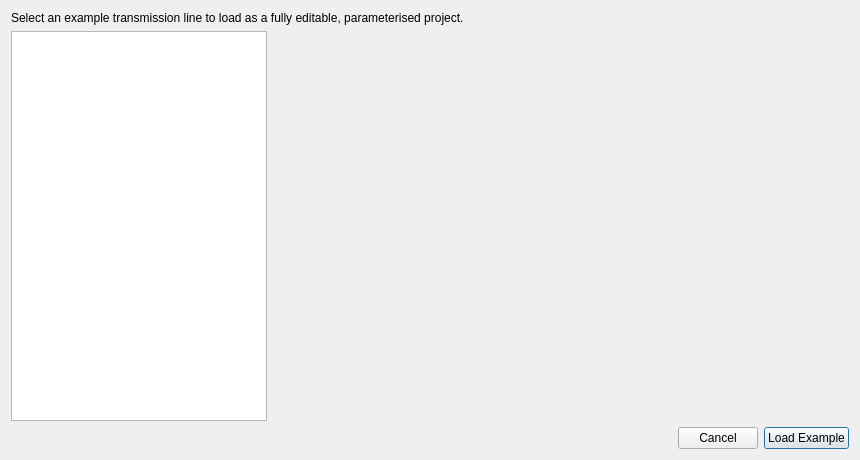
<?xml version="1.0" encoding="UTF-8"?>
<ui version="4.0">
 <class>ExampleBrowserDialog</class>
 <widget class="QDialog" name="ExampleBrowserDialog">
  <property name="windowModality">
   <enum>Qt::ApplicationModal</enum>
  </property>
  <property name="geometry">
   <rect>
    <x>0</x>
    <y>0</y>
    <width>860</width>
    <height>460</height>
   </rect>
  </property>
  <property name="windowTitle">
   <string>Examples</string>
  </property>
  <layout class="QVBoxLayout" name="verticalLayout">
   <item>
    <widget class="QLabel" name="hint">
     <property name="text">
      <string>Select an example transmission line to load as a fully editable, parameterised project.</string>
     </property>
     <property name="wordWrap">
      <bool>true</bool>
     </property>
    </widget>
   </item>
   <item>
    <layout class="QHBoxLayout" name="contentLayout">
     <item>
      <widget class="QListWidget" name="list">
       <property name="sizePolicy">
        <sizepolicy hsizetype="Preferred" vsizetype="Expanding">
         <horstretch>0</horstretch>
         <verstretch>0</verstretch>
        </sizepolicy>
       </property>
       <property name="maximumSize">
        <size>
         <width>280</width>
         <height>16777215</height>
        </size>
       </property>
      </widget>
     </item>
     <item>
      <widget class="QLabel" name="image">
       <property name="sizePolicy">
        <sizepolicy hsizetype="Expanding" vsizetype="Expanding">
         <horstretch>1</horstretch>
         <verstretch>0</verstretch>
        </sizepolicy>
       </property>
       <property name="minimumSize">
        <size>
         <width>480</width>
         <height>240</height>
        </size>
       </property>
       <property name="alignment">
        <set>Qt::AlignCenter</set>
       </property>
       <property name="text">
        <string/>
       </property>
      </widget>
     </item>
    </layout>
   </item>
   <item>
    <layout class="QHBoxLayout" name="buttonLayout">
     <item>
      <spacer name="buttonSpacer">
       <property name="orientation">
        <enum>Qt::Horizontal</enum>
       </property>
       <property name="sizeHint" stdset="0">
        <size>
         <width>40</width>
         <height>20</height>
        </size>
       </property>
      </spacer>
     </item>
     <item>
      <widget class="QPushButton" name="cancel">
       <property name="text">
        <string>Cancel</string>
       </property>
      </widget>
     </item>
     <item>
      <widget class="QPushButton" name="load">
       <property name="text">
        <string>Load Example</string>
       </property>
       <property name="default">
        <bool>true</bool>
       </property>
      </widget>
     </item>
    </layout>
   </item>
  </layout>
 </widget>
 <resources/>
 <connections/>
</ui>
